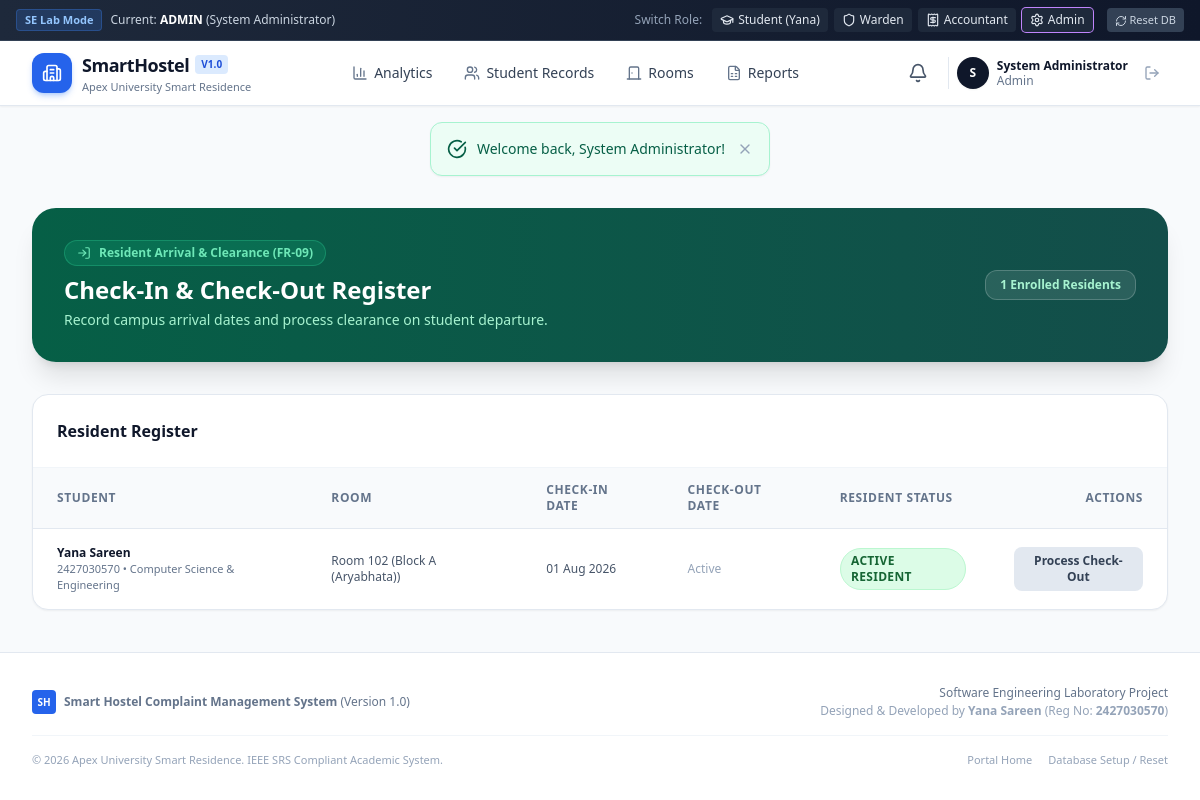
/warden_checkin.php (signed in), run on the app's committed database.
### tables this page shows
CREATE TABLE `students` (
  `id` INT AUTO_INCREMENT PRIMARY KEY,
  `user_id` INT NOT NULL,
  `reg_no` VARCHAR(50) NOT NULL UNIQUE,
  `room_id` INT DEFAULT NULL,
  `department` VARCHAR(100) NOT NULL,
  `year` VARCHAR(20) NOT NULL DEFAULT '2nd Year',
  `gender` ENUM('Male', 'Female', 'Other') NOT NULL DEFAULT 'Female',
  `emergency_contact` VARCHAR(150) DEFAULT NULL,
  `check_in_date` DATE DEFAULT NULL,
  `check_out_date` DATE DEFAULT NULL,
  `status` VARCHAR(50) NOT NULL DEFAULT 'Active Resident',
  FOREIGN KEY (`user_id`) REFERENCES `users`(`id`) ON DELETE CASCADE,
  FOREIGN KEY (`room_id`) REFERENCES `rooms`(`id`) ON DELETE SET NULL
);

CREATE TABLE `users` (
  `id` INT AUTO_INCREMENT PRIMARY KEY,
  `name` VARCHAR(100) NOT NULL,
  `email` VARCHAR(100) NOT NULL UNIQUE,
  `password` VARCHAR(255) NOT NULL,
  `role` ENUM('student', 'warden', 'accountant', 'admin') NOT NULL DEFAULT 'student',
  `phone` VARCHAR(20) DEFAULT NULL,
  `reg_no` VARCHAR(50) DEFAULT NULL,
  `avatar` VARCHAR(255) DEFAULT 'assets/img/default-avatar.png',
  `created_at` DATETIME DEFAULT CURRENT_TIMESTAMP
);

CREATE TABLE `rooms` (
  `id` INT AUTO_INCREMENT PRIMARY KEY,
  `room_number` VARCHAR(20) NOT NULL UNIQUE,
  `block` VARCHAR(50) NOT NULL,
  `floor` INT NOT NULL DEFAULT 1,
  `room_type` VARCHAR(50) NOT NULL DEFAULT 'Double (Non-AC)',
  `capacity` INT NOT NULL DEFAULT 2,
  `occupied_beds` INT NOT NULL DEFAULT 0,
  `fee_per_semester` DECIMAL(10,2) NOT NULL DEFAULT 35000.00,
  `status` ENUM('Available', 'Full', 'Under Maintenance') NOT NULL DEFAULT 'Available',
  `amenities` TEXT DEFAULT NULL,
  `created_at` DATETIME DEFAULT CURRENT_TIMESTAMP
);

### warden_checkin.php (the view, shortened to what this page needs)
<?php
$db = get_db();
$residents = $db->query("SELECT s.*, u.name as student_name, u.email, u.phone, r.room_number, r.block
                         FROM students s
                         JOIN users u ON s.user_id = u.id
                         LEFT JOIN rooms r ON s.room_id = r.id
                         ORDER BY s.id DESC")->fetchAll();
require_once __DIR__ . '/includes/header.php';
require_once __DIR__ . '/includes/navbar.php';
?>
<div class="max-w-7xl mx-auto px-4 sm:px-6 lg:px-8 py-8 space-y-8">
    <div class="bg-gradient-to-r from-emerald-800 to-teal-900 rounded-3xl p-6 sm:p-8 text-white shadow-xl flex flex-col sm:flex-row sm:items-center justify-between gap-4">
        <div>
            <div class="inline-flex items-center gap-2 px-3 py-1 rounded-full text-xs font-semibold bg-emerald-500/20 text-emerald-300 border border-emerald-400/30 mb-2">
                <i data-lucide="log-in" class="w-3.5 h-3.5"></i> Resident Arrival & Clearance (FR-09)
            </div>
            <h1 class="text-2xl font-black">Check-In & Check-Out Register</h1>
            <p class="text-xs sm:text-sm text-emerald-200 mt-1">Record campus arrival dates and process clearance on student departure.</p>
        </div>
        <span class="px-3.5 py-1.5 rounded-xl font-bold text-xs bg-white/10 text-emerald-200 border border-white/20">
            <?= count($residents) ?> Enrolled Residents
        </span>
    </div>
    <div class="bg-white rounded-2xl border border-slate-200 shadow-sm overflow-hidden">
        <div class="p-6 border-b border-slate-100 flex items-center justify-between">
            <h3 class="font-bold text-slate-900 text-base">Resident Register</h3>
        </div>
        <div class="overflow-x-auto">
            <table class="w-full text-left text-xs text-slate-600">
                <thead class="bg-slate-50 text-slate-500 uppercase tracking-wider font-semibold border-b border-slate-200">
                    <tr>
                        <th class="px-6 py-3.5">Student</th>
                        <th class="px-6 py-3.5">Room</th>
                        <th class="px-6 py-3.5">Check-in Date</th>
                        <th class="px-6 py-3.5">Check-out Date</th>
                        <th class="px-6 py-3.5">Resident Status</th>
                        <th class="px-6 py-3.5 text-right">Actions</th>
                    </tr>
                </thead>
                <tbody class="divide-y divide-slate-100">
                    <?php foreach ($residents as $res): ?>
                        <tr class="hover:bg-slate-50/80 transition">
                            <td class="px-6 py-4">
                                <p class="font-bold text-slate-900"><?= htmlspecialchars($res['student_name']) ?></p>
                                <p class="text-[11px] text-slate-500"><?= htmlspecialchars($res['reg_no']) ?> • <?= htmlspecialchars($res['department']) ?></p>
                            </td>
                            <td class="px-6 py-4">
                                <?= $res['room_number'] ? 'Room ' . htmlspecialchars($res['room_number']) . ' (' . htmlspecialchars($res['block']) . ')' : '<span class="text-slate-400">Not Allocated</span>' ?>
                            </td>
                            <td class="px-6 py-4">
                                <?= $res['check_in_date'] ? date('d M Y', strtotime($res['check_in_date'])) : '<span class="text-amber-600 font-semibold">Not checked in</span>' ?>
                            </td>
                            <td class="px-6 py-4">
                                <?= $res['check_out_date'] ? date('d M Y', strtotime($res['check_out_date'])) : '<span class="text-slate-400">Active</span>' ?>
                            </td>
                            <td class="px-6 py-4">
                                <span class="badge-status <?= $res['status'] === 'Active Resident' ? 'badge-resolved' : ($res['status'] === 'Checked Out' ? 'badge-low' : 'badge-pending') ?>">
                                    <?= htmlspecialchars($res['status']) ?>
                                </span>
                            </td>
                            <td class="px-6 py-4 text-right space-x-2">
                                <?php if (!$res['check_in_date'] && $res['room_number']): ?>
                                    <form method="POST" action="warden_checkin.php" class="inline">
                                        <input type="hidden" name="action" value="record_checkin">
                                        <input type="hidden" name="student_id" value="<?= $res['id'] ?>">
                                        <button type="submit" class="px-3 py-1.5 rounded-lg bg-emerald-600 hover:bg-emerald-700 text-white font-semibold transition">
                                            Record Check-In
                                        </button>
                                    </form>
                                <?php elseif ($res['check_in_date'] && !$res['check_out_date']): ?>
                                    <form method="POST" action="warden_checkin.php" onsubmit="return confirm('Clear and check out student? This will release their allocated room bed.');" class="inline">
                                        <button type="submit" class="px-3 py-1.5 rounded-lg bg-slate-200 hover:bg-red-100 text-slate-700 hover:text-red-700 font-semibold transition">
                                            Process Check-Out
                                        </button>
                                    </form>
                                <?php else: ?>
                                    <span class="text-slate-400 text-xs">Completed</span>
                                <?php endif; ?>
                            </td>
                        </tr>
                    <?php endforeach; ?>
                </tbody>
            </table>
        </div>
    </div>
</div>
<?php require_once __DIR__ . '/includes/footer.php'; ?>

### assets/css/styles.css (style rules this page uses)
:root { --primary: #2563eb; --primary-hover: #1d4ed8; --primary-light: #eff6ff; --secondary: #475569; --success: #16a34a; --warning: #f59e0b; --danger: #dc2626; --dark: #0f172a; --card-bg: #ffffff; --border-color: #e2e8f0; }
body { font-family: -apple-system, BlinkMacSystemFont, "Segoe UI", Roboto, "Helvetica Neue", Arial, sans-serif; background-color: #f8fafc; color: #1e293b; min-height: 100vh; display: flex; flex-direction: column; }
.badge-status { display: inline-flex; align-items: center; padding: 0.25rem 0.65rem; border-radius: 9999px; font-size: 0.75rem; font-weight: 600; letter-spacing: 0.025em; text-transform: uppercase; }
.badge-resolved { background-color: #dcfce7; color: #166534; border: 1px solid #bbf7d0; }

### data on the page
students: user.name "Yana Sareen", reg_no "2427030570", department "Computer Science & Engineering", room.room_number "102", room.block "Block A (Aryabhata)", check_in_date "01 Aug 2026", shows "Active", status "ACTIVE RESIDENT"

### other printed values
$current_role "ADMIN"
$user['name'] "System Administrator"
substr($user['name'] ?? 'U', 0, 1) "S"
$role "Admin"
$flash['message'] "Welcome back, System Administrator!"
count($residents) "1"
APP_NAME "Smart Hostel Complaint Management System"
APP_VERSION "1.0"
HOSTEL_NAME "Apex University Smart Residence"
